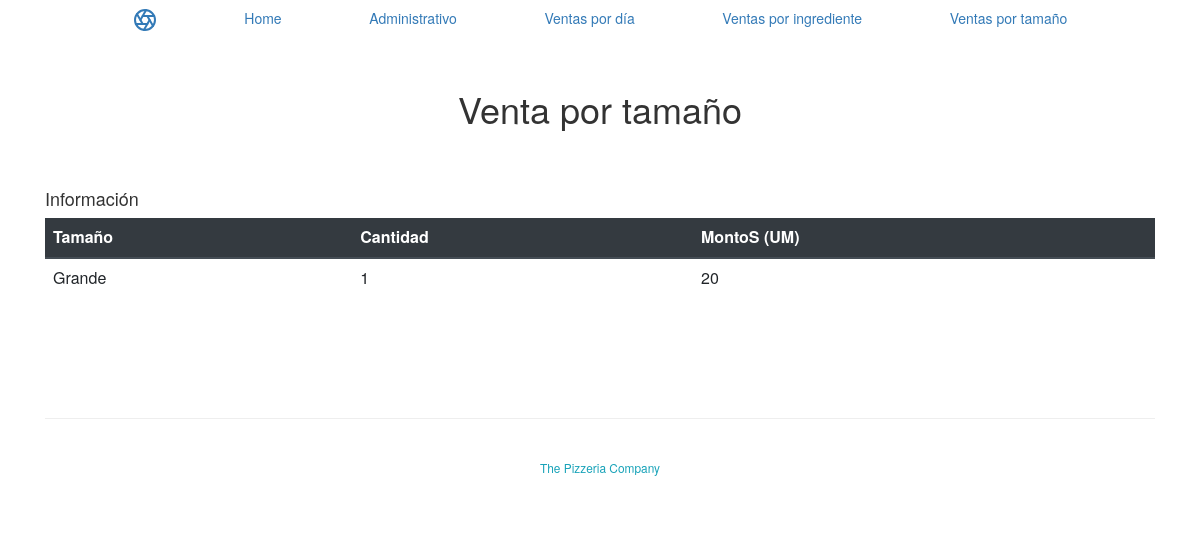
Before: /pedidos/administracion/tamano/ with the older database file.
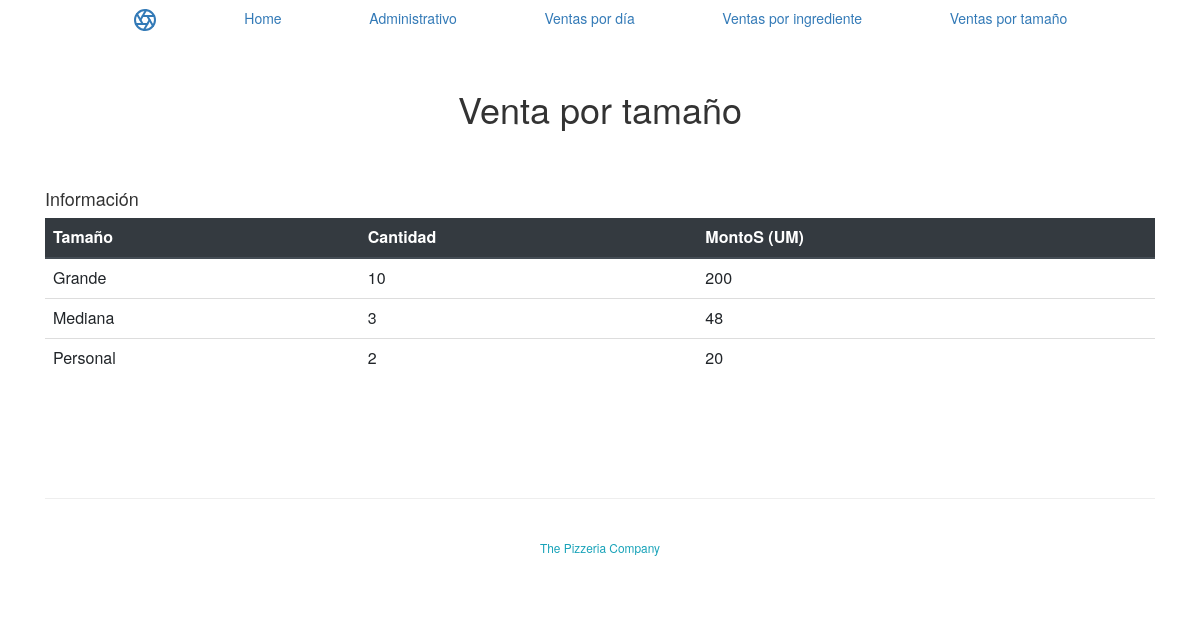
After: the same page with the newer database file.
### pedidos/models.py (models this page shows, shortened)
class Pedido(models.Model):
    pedido_id = models.AutoField(primary_key=True)
    fecha_pedido = models.DateField('Fecha pedido')
    nombre_cliente = models.CharField(max_length=200)

### pedidos/views.py (the view)
# urls.py: path('administracion/tamano/', views.venta_tamano, name='venta_tamano'),
def venta_tamano(request):
    raw_query = '''
                select pedidos_pedido.pedido_id,
                pedidos_tamano.nombre_tamano,
                count(pedidos_pizza.tamano_id_id) Cantidad,
                count(pedidos_pizza.tamano_id_id) * pedidos_tamano.costo_tamano Monto
                from  pedidos_pedido , pedidos_pizza, pedidos_tamano
                where pedidos_pizza.pedido_id_id = pedidos_pedido.pedido_id and
                pedidos_pizza.tamano_id_id = pedidos_tamano.tamano_id
                group by pedidos_tamano.nombre_tamano
        '''
    results = Pedido.objects.raw(raw_query)
    return render(request, 'pedidos/venta_tamano.html', {'resultado': results})

### pedidos/templates/pedidos/venta_tamano.html (shortened to what this page needs)
<html>
    <head>
       {% load bootstrap4 %}
       {% bootstrap_css %}
       <link href="//cdnjs.cloudflare.com/ajax/libs/twitter-bootstrap/3.3.7/css/bootstrap.css" rel="stylesheet"/>
       <link href="//cdnjs.cloudflare.com/ajax/libs/bootstrap-datetimepicker/4.17.37/css/bootstrap-datetimepicker.css" rel="stylesheet"/>
    </head>
    <body>
        <nav class="site-header py-1">
            <div class="container d-flex flex-column flex-md-row justify-content-between">
                <a class="py-2" href="{% url 'pedidos:index' %}">
                </a>
                <a class="py-2 d-none d-md-inline-block" href="{% url 'pedidos:index' %}">Home</a>
                <a class="py-2 d-none d-md-inline-block" href="{% url 'pedidos:administracion' %}">Administrativo</a>
                <a class="py-2 d-none d-md-inline-block" href="{% url 'pedidos:hoy' %}">Ventas por día</a>
                <a class="py-2 d-none d-md-inline-block" href="{% url 'pedidos:venta_ingrediente' %}">Ventas por ingrediente</a>
                <a class="py-2 d-none d-md-inline-block" href="{% url 'pedidos:venta_tamano' %}">Ventas por tamaño</a>
            </div>
            </nav>
<div class="container py-5">
    <div class="row">
        <div class="col-md-12">
            <h1 class="text-center mb-5">Venta por tamaño</h1>
            <div>
               <br>
               <h4>Información </h4>
                   <table class="table">
                    <thead class="thead-dark">
                      <tr>
                        <th scope="col">Tamaño</th>
                        <th scope="col">Cantidad</th>
                        <th scope="col">MontoS (UM)</th>
                      </tr>
                    </thead>
                    <tbody>
                        {% for i in resultado %}
                        <tr>
                        <td>{{i.nombre_tamano}}</td>
                        <td>{{i.Cantidad}}</td>
                        <td>{{i.Monto}}</td>
                    </tr>
                    {% endfor %}
                    </tbody>
                </table>
            </div>
        <br><br><br><br>
        </div>
    </div>
    <hr>
    <p class="text-center"><br>
        <a class="small text-info d-inline-block" >The Pizzeria Company</a>
    </p>
</div>
    </body>
  </html>

Changed rows visible on the page:
computed for Pedido "Grande": Cantidad "1" → "10"; Monto "20" → "200"
added Pedido: nombre_tamano "Mediana", Cantidad "3", Monto "48"
now on this page (row unchanged): Pedido: nombre_tamano "Personal", Cantidad "2", Monto "20"
